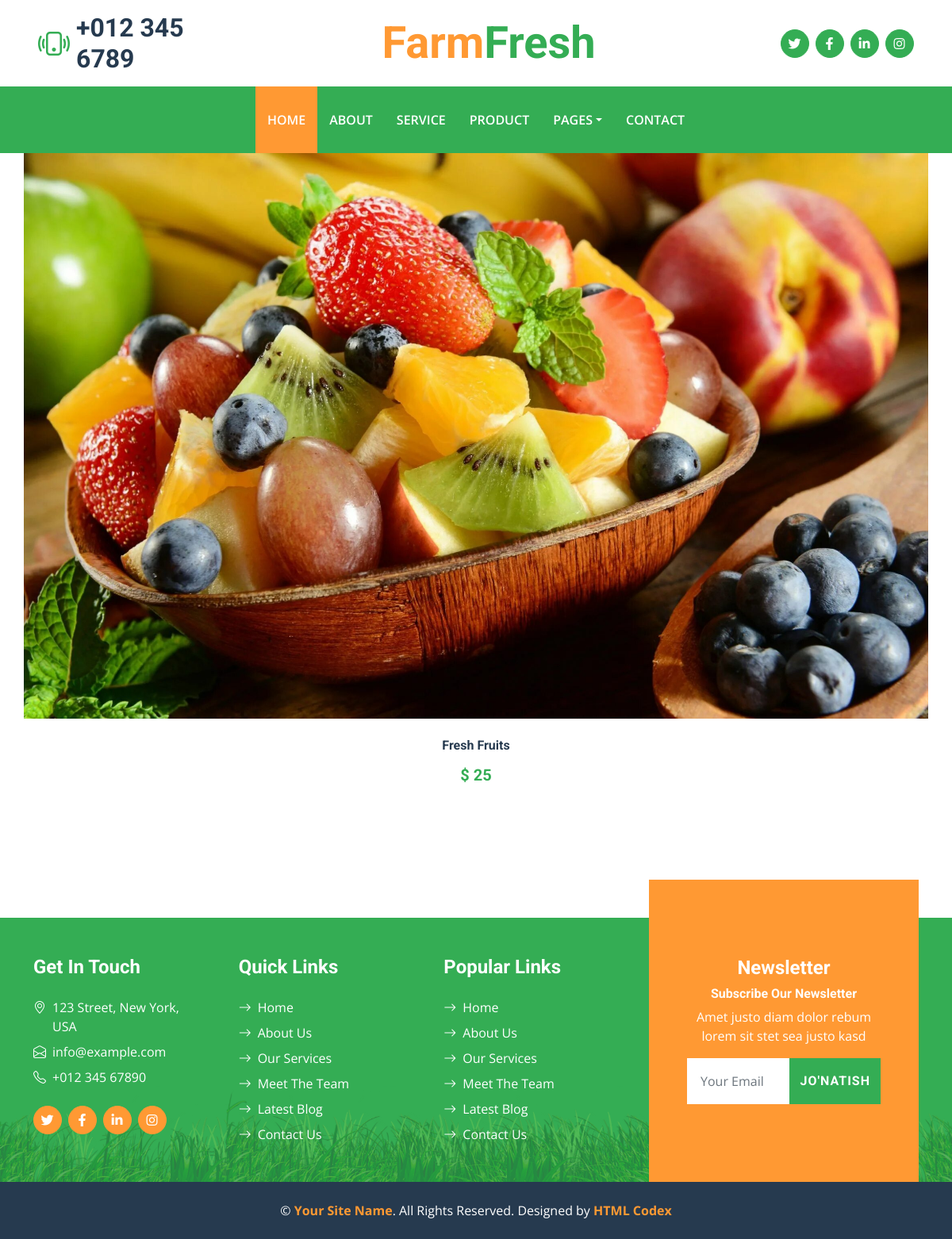
Screenshot of /ours/1 with the database file from the repository.
### blog/models.py (models this page shows, shortened)
class Our(models.Model):
    name = models.CharField(max_length=200)
    price = models.IntegerField()
    img = models.ImageField(upload_to='product/img')

### blog/views.py (the view)
# urls.py: path('ours/<int:id>', oursdetailview, name='oursDetail'),
def oursdetailview(request,id):
    try:
        ours=Our.objects.get(id=id)
        context = {
            "ours":ours
        }
    except ours.DoesNotExist:
        raise Http404("No ours found")
    return render(request,"ours_Detail.html",context=context)

### templates/ours_Detail.html (shortened to what this page needs)
{% extends 'base.html' %}
{% load static %}
{% block content %}
 <div class="pb-5">
                    <div class="product-item position-relative bg-white d-flex flex-column text-center">
                        <img class="img-fluid mb-4" src={{ours.img.url}} alt="">
                        <h6 class="mb-3">{{ours.name}}</h6>
                        <h5 class="text-primary mb-0">$ {{ours.price}}</h5>
                    </div>
                </div>
{% endblock content %}

### static/css/style.css (style rules this page uses)
:root { --primary: #34AD54; --secondary: #FF9933; --light: #F6FFF2; --dark: #263A4F; }
.product-item { padding: 0 30px 30px 30px; }
.product-item h5 { transition: .5s; }

### templates/base.html (style rules this page uses)
:root { --primary: #34AD54; --secondary: #FF9933; --light: #F6FFF2; --dark: #263A4F; }
.product-item { padding: 0 30px 30px 30px; }
.product-item h5 { transition: .5s; }

### rows the page displays
Our: img (picture), name "Fresh Fruits", price "25"
